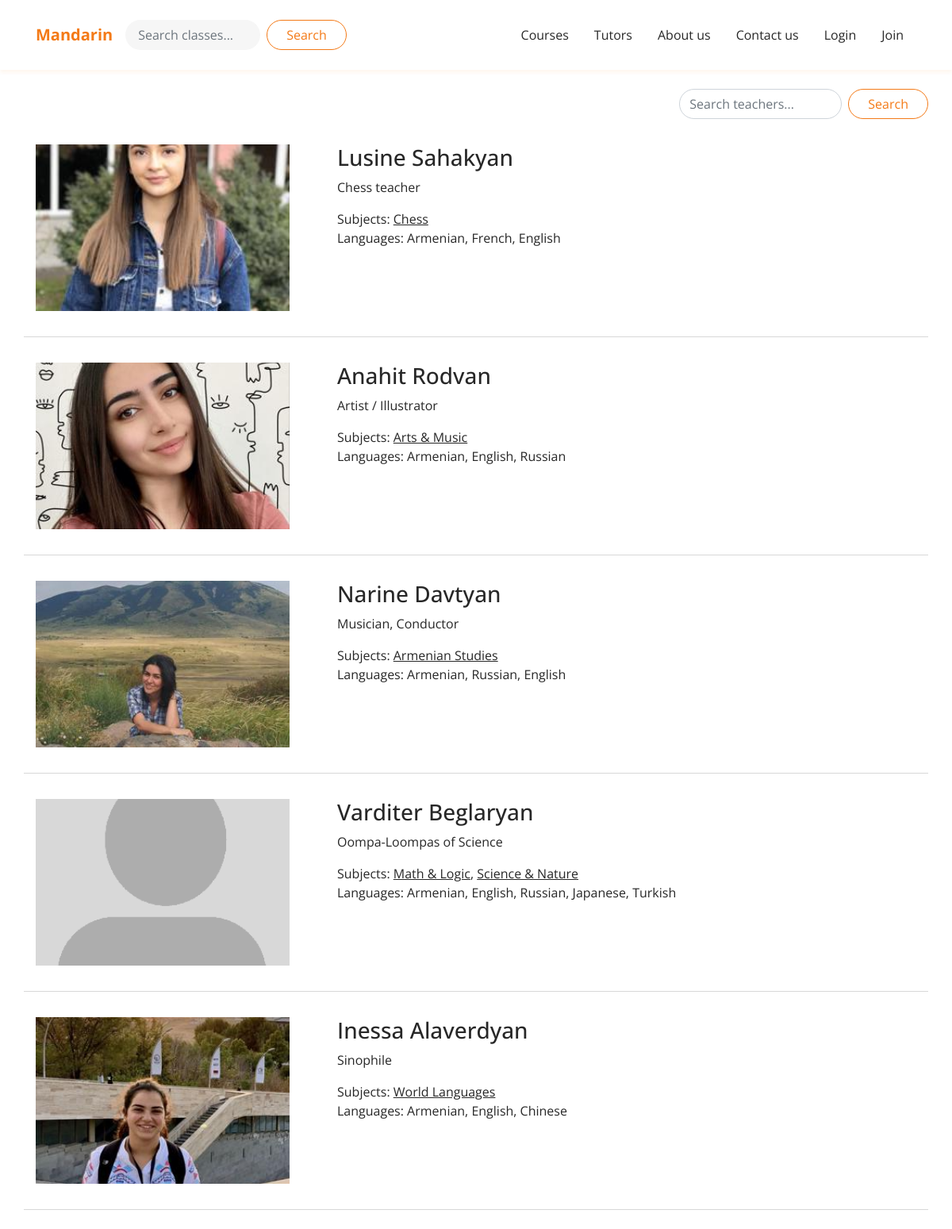
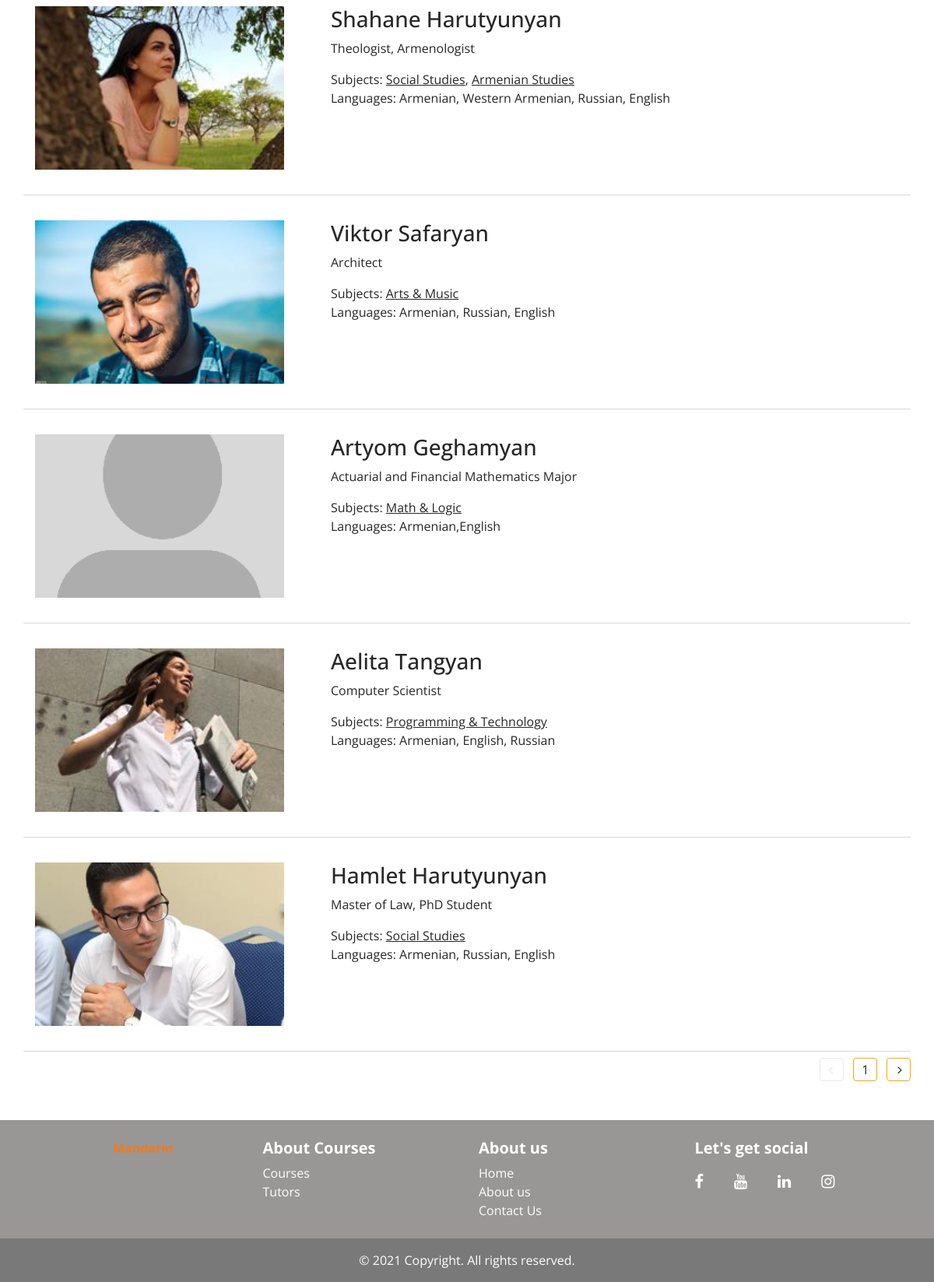
The page /tutors/ on the database its author committed (2 pictures, top to bottom).
### users/models.py (models this page shows, shortened)
class Teacher(models.Model):
    user = models.OneToOneField(User, on_delete=models.CASCADE)
    bio = models.CharField(max_length=300, null=True, blank=True)
    description = models.TextField(null=True, blank=True)
    image = models.ImageField(upload_to='teachers_images/', default='avatar.gif')
    mandarins = models.IntegerField(null=True, default=0)
    verified = models.BooleanField(default=False)
    languages = models.TextField(null=True, blank=True)
    video_link = models.CharField(max_length=300, null=True, blank=True)
    @property
    def amount_of_comments(self):
        return courses.models.TeacherComment.objects.filter(teacher=self).count()

class User(AbstractUser):
    is_student = models.BooleanField(default=True)
    is_teacher = models.BooleanField(default=False)
    phone_number = models.CharField(max_length=50, null=True, blank=True)

### courses/models.py (models this page shows, shortened)
class Subject(models.Model):
    name = models.CharField(max_length=200)
    image = models.ImageField(upload_to='subjects/')

### courses/views.py (the view)
# urls.py: path('tutors/', TutorsListView.as_view(), name='tutors_list'),
class TutorsListView(ListView):
    model = Teacher
    context_object_name = 'teachers'
    template_name = 'teachers/teachers_list.html'
    paginate_by = 10
    def get_queryset(self):  # new
        query = self.request.GET.get('q')
        if query is None:
            tutors = Teacher.objects.filter(verified=True).order_by('-id')
        else:
            tutors = Teacher.objects.filter((Q(user__first_name__startswith=query) | Q(user__last_name__startswith=query)),verified=True)
        return tutors
    def get_context_data(self, **kwargs):
        context = super(TutorsListView, self).get_context_data(**kwargs)
        teachers = context['teachers']
        teachers_subject_dict = dict()
        for teacher in teachers:
            teacher_subjects = set()
            courses_teacher = Course.objects.filter(teacher=teacher)
            for course in courses_teacher:
                teacher_subjects.add(course.subject)
            teachers_subject_dict[teacher.user.id] = teacher_subjects
        context['teacher_subjects'] = teachers_subject_dict
        return context

### courses/templates/teachers/teachers_list.html (shortened to what this page needs)
{% extends "base.html" %} {% block content %}
<section class="teachers-list-section">
  <div class="container">
    <div class="row">
      <form
        class="
          form-inline
          mt-4
          search-form-teachers
          ml-lg-auto ml-md-0
          justify-content-center
        "
        id="search"
        method="GET"
        action="{% url 'tutors_list' %}"
      >
        <input
          class="form-control mr-2"
          type="search"
          placeholder="Search teachers..."
          aria-label="Search"
          name="q"
        />
        <button class="btn my-2 my-sm-0 main-button" type="submit">
          Search
        </button>
      </form>
    </div>
    <div class="teacher-list">
      {% for teacher in teachers %}
      <div class="row teacher-list-item">
        <div class="col-lg-4 col-md-5 col-sm-12 col-xs-12">
          <a href="{% url 'teacher_detail' teacher.id %}">
            <img src="{{teacher.image.url}}" alt="teachers picture" />
          </a>
        </div>
        <div class="col-lg-8 col-md-7 col-sm-12 col-xs-12">
          <h3>
            <a href="{% url 'teacher_detail' teacher.id %}"
              >{{teacher.user.get_full_name}}</a
            >
          </h3>
          <p>{{teacher.bio}}</p>
          <div class="m-0 teacher-subjects">
           Subjects:
              {% for teacher_subject_id, subjects_list in teacher_subjects.items %}
                {% if teacher_subject_id == teacher.user.id %}
                  {% for subject in subjects_list %}
                    <a href="{% url 'subject_detail' pk=subject.id %}">{{subject.name}}</a>{% if not forloop.last %}, {% endif %}
                  {% endfor %}
                {% endif %}
              {% endfor %}
          </div>
          <p>Languages: {{teacher.languages}}</p>
        </div>
      </div>
      {% empty %}
        There is no result for the search.
      {% endfor %}
      {% if is_paginated %}
      <div class="row justify-content-end pagination mt-2">
		  <div class="page-links {% if not page_obj.has_previous %} disabled {% endif %}">
			<a
			    class="pr-2"
			    href="{% if page_obj.has_previous %} /tutors?page={{ page_obj.previous_page_number }} {% endif %}"
			    ><i class="fa fa-angle-left" aria-hidden="true"></i
			></a>
		  </div>
		  <div class="page-links">
			  <span class="page-current">
				{{ page_obj.number }}
			  </span>
		  </div>
		<div class="page-links {% if not page_obj.has_next %} disabled {% endif %}">
          <a class="pl-2" href=" {% if page_obj.has_next %} /tutors?page={{ page_obj.next_page_number }}  {% endif %}"
            ><i class="fa fa-angle-right" aria-hidden="true"></i
          ></a>
        </div>
      </div>
      {% endif %}
    </div>
  </div>
</section>
{% endblock content %}

### courses/templates/base.html (shortened to what this page needs)
{% load static %}
<!DOCTYPE html>
<html>
  <head>
    <link
      rel="stylesheet"
      href="https://stackpath.bootstrapcdn.com/bootstrap/4.3.1/css/bootstrap.min.css"
    />
    <link href="https://cdnjs.cloudflare.com/ajax/libs/owl-carousel/1.3.3/owl.carousel.css" rel="stylesheet" />
    <link rel="stylesheet" href="https://cdnjs.cloudflare.com/ajax/libs/font-awesome/4.7.0/css/font-awesome.min.css">
    <link
      rel="stylesheet"
      type="text/css"
      href="{% static 'products/main.css' %}"
    />
  </head>
  <body>
    <header class="site-header">
      <nav class="navbar sticky-top navbar-expand-lg">
        <div class="container">
          <a class="navbar-brand" href="/">Mandarin</a>
          <form
            class="form-inline my-2 my-lg-0 search-form"
            id="search"
            method="GET"
            action="{% url 'courses_list' %}"
          >
            <input
              class="form-control mr-2"
              type="search"
              placeholder="Search classes..."
              aria-label="Search"
              name="q"
            />
            <button class="btn my-2 my-sm-0 main-button" type="submit">Search</button>
          </form>
          <div class="collapse navbar-collapse" id="navbarSupportedContent">
            <ul class="navbar-nav ml-auto">
              <li class="nav-item">
                <a class="nav-link" href="{% url 'courses_list' %}">Courses</a>
              </li>
              <li class="nav-item">
                <a class="nav-link" href="{% url 'tutors_list' %}">Tutors</a>
              </li>
              <li class="nav-item">
                <a class="nav-link" href="{% url 'about_us' %}">About us</a>
              </li>
              <li class="nav-item">
                <a class="nav-link" href="{% url 'contact_us' %}">Contact us</a>
              </li>
              <div class="desktop-profile">
                {% if user.is_authenticated %}
                  <li class="nav-item dropdown">
                    <a class="nav-link dropdown-toggle" href="#" id="navbarDropdown" role="button" data-toggle="dropdown" aria-haspopup="true" aria-expanded="false">
                      <img
                          src="../static/image/avatar.png"
                          class="rounded-circle"
                          height="32"
                          alt=""
                          loading="lazy"
                        />
                    </a>
                    <div class="dropdown-menu profile-dropdown" aria-labelledby="navbarDropdown">
                        <a class="dropdown-item" href="{% url 'profile' %}">Profile</a>
                        <a class="dropdown-item" href="{% url 'logout' %}">Logout</a>
                    </div>
                  </li>
                  {% else %}
                  <li class="nav-item">
                    <a class="nav-link" href="{% url 'login' %}">Login</a>
                  </li>
                  <li class="nav-item">
                    <a class="nav-link" href="{% url 'signup' %}">Join</a>
                  </li>
                {% endif %}
              </div>
            </ul>
          </div>
        </div>
    </header>
    <main role="main">
       {% block content %}{% endblock %}
    </main>
<footer class="text-center text-lg-start">
  <div class="footer-top p-4">
    <div class="row container">
      <div class="col-lg-3 col-md-12 mb-4 mb-md-0">
        <a class="logo" href="/">Mandarin</a>
      </div>
      <div class="col-lg-3 col-md-4 mb-4 mb-md-0 text-left">
        <h5 class="font-weight-bold">About Courses</h5>
        <ul class="list-unstyled mb-0">
          <li>
            <a href="{% url 'courses_list' %}">Courses</a>
          </li>
          <li>
            <a href="{% url 'tutors_list' %}">Tutors</a>
          </li>
        </ul>
      </div>
      <div class="col-lg-3 col-md-4 mb-4 mb-md-0 text-left">
        <h5 class="font-weight-bold">About us</h5>
        <ul class="list-unstyled mb-0">
          <li>
            <a href="/">Home</a>
          </li>
          <li>
            <a href="{% url 'about_us' %}">About us</a>
          </li>
          <li>
            <a href="{% url 'contact_us' %}">Contact Us</a>
          </li>
        </ul>
      </div>
      <div class="col-lg-3 col-md-4 mb-4 mb-md-0 text-left">
        <h5 class="font-weight-bold">Let's get social</h5>
        <ul class="list-group list-group-horizontal social-list">
          <li class="list-group-item pl-0"><a href="https://mandarinschool.am/" class="text-dark"><i class="fa fa-facebook"></i></a></li>
          <li class="list-group-item"><a href="#!" class="text-dark"><i class="fa fa-youtube"></i></a></li>
          <li class="list-group-item"><a href="#!" class="text-dark"><i class="fa fa-linkedin"></i></a></li>
          <li class="list-group-item"><a href="#!" class="text-dark"><i class="fa fa-instagram"></i></a></li>
        </ul>
      </div>
    </div>
  </div>
  <div class="text-center p-3 copyright">
    © 2021 Copyright. All rights reserved.
  </div>
</footer>
  </body>
</html>

### courses/static/products/main.css (style rules this page uses)
* { box-sizing: border-box; }
body { font-family: 'Open sans'; color: #272727; font-size: 16px; position: relative; margin: 0; padding: 0; }
main { min-height: calc(100vh - 320px); }
.container { position: relative; }
a, a:hover { color: #272727; text-decoration: none; }
.main-button { color: #f47a17; border: 1px solid #f47a17; border-radius: 20px; padding: 6px 24px; white-space: nowrap; }
.site-header { position: sticky; top: 0; left: auto; right: 0; z-index: 2; background-color: #ffffff; }
.navbar { padding: 24px 15px; box-shadow: 0px 4px 4px rgba(244, 122, 23, 0.06); }
@media (min-width: 576px) { .navbar { padding: 24px 0; } }
.navbar-brand, .navbar-brand:hover, .logo, .logo:hover { color: #f47a17; font-weight: 700; }
.navbar .search-form .form-control, .navbar .search-form .form-control:focus { border: none; background-color: #f6f6f6; border-radius: 20px; padding: 4px 16px; width: initial; }
.navbar .search-form .form-control { max-width: 170px; }
.desktop-profile { display: none; }
@media (min-width: 992px) { .desktop-profile { display: flex; } }
@media (min-width: 992px) { .navbar-expand-lg .navbar-nav .nav-link { padding: 0 16px; } }
.search-form-teachers.form-inline .form-control { border-radius: 20px; }
.teacher-list { padding-bottom: 50px; }
.teacher-list-item { border-bottom: 1px solid #d8d8d8; padding: 32px 0; row-gap: 16px; }
.teacher-list-item img { max-width: 320px; height: 210px; object-fit: cover; width: 100%; }
.teacher-list-item .teacher-subjects a { text-decoration: underline; cursor: pointer; }
.pagination { column-gap: 12px; }
.pagination .page-links { border: 1px solid orange; padding: 2px 10px; border-radius: 4px; }
.pagination .page-links:first-child { padding: 2px 5px 2px 10px; }
.pagination .page-links:last-child { padding: 2px 10px 2px 5px; }
.pagination .page-links.disabled { border: 1px solid #eaeaea; pointer-events: none; }
.pagination .page-links.disabled i { color: #eaeaea; }
footer .footer-top { background-color: #999696; }
footer .footer-top .row { margin: 0 auto; }
.footer-top h5, .footer-top ul li a { color: #ffffff; }
.footer-top .social-list .list-group-item { background-color: transparent; border: none; }
.footer-top .social-list .list-group-item i { font-size: 20px; color: #ffffff; }
footer .copyright { background-color: #7a7979; color: #ffffff; }

### rows shown on the page
Teacher: image (picture), user.get_full_name "Lusine Sahakyan", bio "Chess teacher", languages "Armenian, French, English"
Subject: name "Chess"
Teacher: image (picture), user.get_full_name "Anahit Rodvan", bio "Artist / Illustrator", languages "Armenian, English, Russian"
Subject: name "Arts & Music"
Teacher: image (picture), user.get_full_name "Narine Davtyan", bio "Musician, Conductor", languages "Armenian, Russian, English"
Subject: name "Armenian Studies"
Teacher: image (placeholder picture), user.get_full_name "Varditer Beglaryan", bio "Oompa-Loompas of Science", languages "Armenian, English, Russian, Japanese, Turkish"
Subject: name "Math & Logic"
Subject: name "Science & Nature"
Teacher: image (picture), user.get_full_name "Inessa Alaverdyan", bio "Sinophile", languages "Armenian, English, Chinese"
Subject: name "World Languages"
Teacher: image (picture), user.get_full_name "Shahane Harutyunyan", bio "Theologist, Armenologist", languages "Armenian, Western Armenian, Russian, English"
Subject: name "Social Studies"
Teacher: image (picture), user.get_full_name "Viktor Safaryan", bio "Architect", languages "Armenian, Russian, English"
Teacher: image (placeholder picture), user.get_full_name "Artyom Geghamyan", bio "Actuarial and Financial Mathematics Major", languages "Armenian,English"
Teacher: image (picture), user.get_full_name "Aelita Tangyan", bio "Computer Scientist", languages "Armenian, English, Russian"
Subject: name "Programming & Technology"
Teacher: image (picture), user.get_full_name "Hamlet Harutyunyan", bio "Master of Law, PhD Student", languages "Armenian, Russian, English"

### other values the page prints
{{ page_obj.number }} "1"
